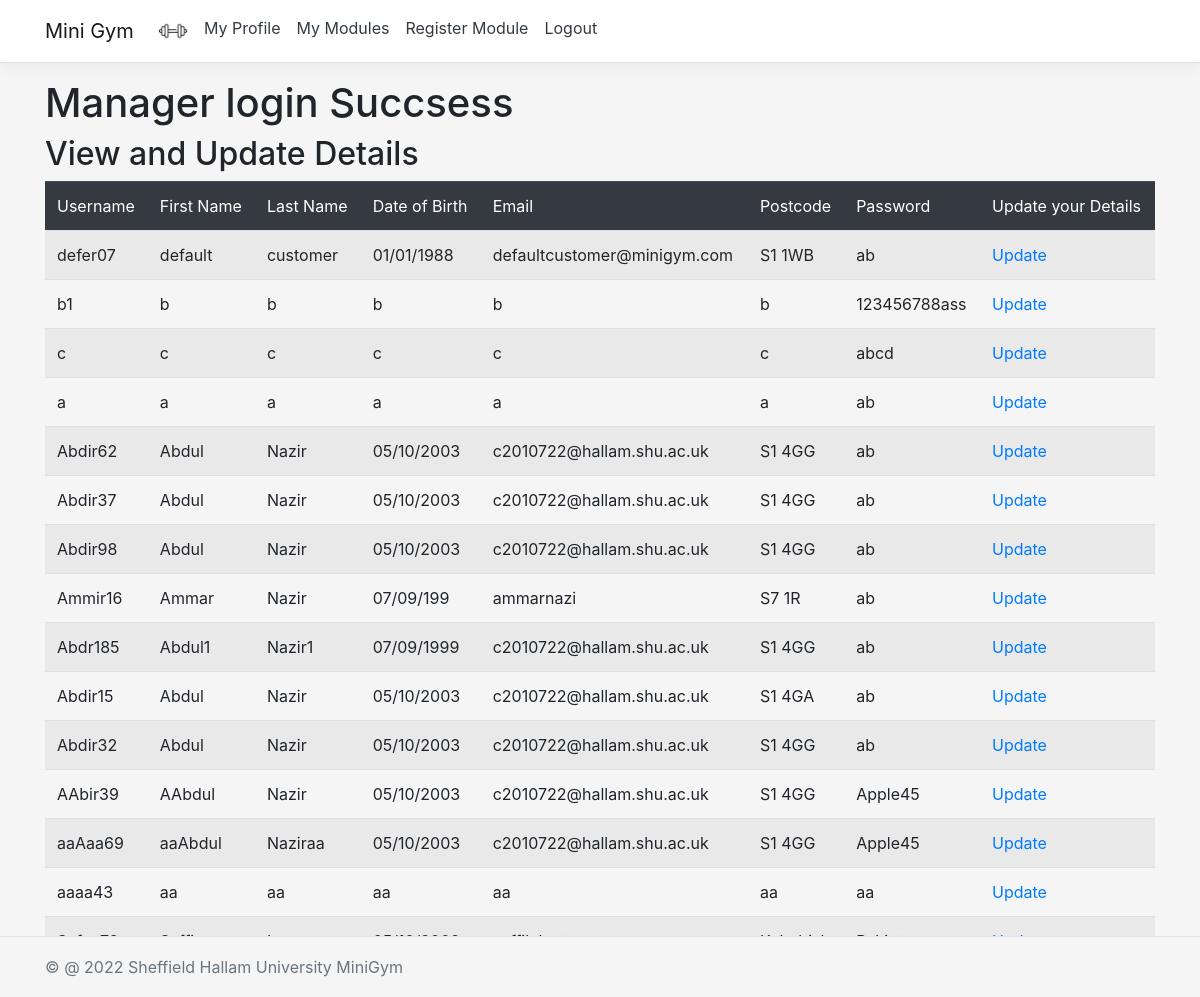
Screenshot of /MiniGym_Website_C2010722/managerindex.php with the database file from the repository.
### tables this page shows
CREATE TABLE "customer" (
	"username"	TEXT NOT NULL,
	"fname"	TEXT NOT NULL,
	"lname"	TEXT NOT NULL,
	"datebirth"	TEXT NOT NULL,
	"email"	TEXT NOT NULL,
	"postcode"	TEXT NOT NULL,
	"password"	TEXT NOT NULL,
	PRIMARY KEY("username")
);

### MiniGym_Website_C2010722/viewUserSQL.php (called while the page is built)
<?php
function getUsers (){
    $db = new SQLITE3('C:\\xampp\minigym_database\\miniGym_database.db');
    $sql = "SELECT * FROM customer";
    $stmt = $db->prepare($sql);
    $result = $stmt->execute();
    while ($row = $result->fetchArray()){
        $arrayResult [] = $row;
    }
    return $arrayResult;
}

### MiniGym_Website_C2010722/managerindex.php (the view, shortened to what this page needs)
<?php
include_once("viewUserSQL.php");
$user = getUsers ();
?>
<!doctype html>
<html lang="en">
  <head>
    <link rel="stylesheet" href="site.css" />
    <link rel="stylesheet" href="https://stackpath.bootstrapcdn.com/bootstrap/4.3.1/css/bootstrap.min.css">
  </head>
<body class="bgColor">
	<header>
			<nav class="navbar navbar-expand-sm navbar-toggleable-sm navbar-light bg-white border-bottom box-shadow mb-3">
				<div class="container">
					<a class="navbar-brand" href="/MiniGym_Website_C2010722/Index.php">Mini Gym</a>
					<div class="navbar-collapse collapse d-sm-inline-flex flex-sm-row-reverse">
						<ul class="navbar-nav flex-grow-1">
							<li class="nav-item">
								<a class="nav-link text-dark" href="/MiniGym_Website_C2010722/">
									<img border="0" alt="User Icon" src="/MiniGym_Website_C2010722/homeicon.png" width="30" height="30">
								</a>
							</li>
							<li class="nav-item">
								<a class="nav-link text-dark" href="/MiniGym_Website_C2010722/login.php">My Profile</a>
							</li>
							<li class="nav-item">
								<a class="nav-link text-dark" href="/MiniGym_Website_C2010722/customerforgotpassword.php">My Modules</a>
							</li>
							<li class="nav-item">
								<a class="nav-link text-dark" href="/MiniGym_Website_C2010722/createUserPage.php">Register Module</a>
							</li>
							<li class="nav-item">
								<a class="nav-link text-dark" href="/MiniGym_Website_C2010722/staffandmanagerlogin.php">Logout</a>
							</li>
						</ul>
					</div>
				</div>
			</nav>
	</header>
	<div class="container">
        	<main role="main" class="pb-3">
            <h1>Manager login Succsess</h1>
        	<h2>View and Update Details</h2>
        	            <div class="row">
                        <div class="col-12">
                            <table class="table table-striped">
                                    <thead class="table-dark">
                                    <td>Username</td>
                                    <td>First Name</td>
                                    <td>Last Name</td>
                                    <td>Date of Birth</td>
                                    <td>Email</td>
                                    <td>Postcode</td>
                                    <td>Password</td>
                                    <td>Update your Details</td>
                                </thead>
                                <?php
                                    for ($i=0; $i<count($user); $i++):
                                ?>
                                <tr>
                                    <td><?php echo $user[$i]['username']?></td>
                                    <td><?php echo $user[$i]['fname']?></td>
                                    <td><?php echo $user[$i]['lname']?></td>
                                    <td><?php echo $user[$i]['datebirth']?></td>
                                    <td><?php echo $user[$i]['email']?></td>
                                    <td><?php echo $user[$i]['postcode']?></td>
                                    <td><?php echo $user[$i]['password']?></td>
                                    <td><a href="updatecustomer.php?username=<?php echo $user[$i]['username']; ?>">Update</a></td>
                                </tr>
                                <?php endfor;?>
                            </table>
		</main>
	</div>
<?php require("Footer.php");?>

### MiniGym_Website_C2010722/Footer.php (shortened to what this page needs)
    <footer  class="border-top footer text-muted">
            <div class="container">
                &copy; @ 2022 Sheffield Hallam University MiniGym
            </div>
    </footer>
</body>
</html>

### MiniGym_Website_C2010722/site.css (style rules this page uses)
a.navbar-brand { white-space: normal; text-align: center; word-break: break-all; }
a { color: #1b6ec2; }
html { font-size: 14px; }
@media (min-width: 768px) { html { font-size: 16px; } }
.border-top { border-top: 1px solid #e5e5e5; }
.border-bottom { border-bottom: 1px solid #e5e5e5; }
.box-shadow { box-shadow: 0 .25rem .75rem rgba(0, 0, 0, .05); }
html { position: relative; min-height: 100%; }
body { margin-bottom: 60px; }
.footer { position: absolute; bottom: 0; width: 100%; white-space: nowrap; line-height: 60px; background-color: whitesmoke; }
.bgColor { background-color: whitesmoke; }
.container { min-height: 100%; }

### rows the page displays
customer: username "defer07", fname "default", lname "customer", datebirth "01/01/1988", email "defaultcustomer@minigym.com", postcode "S1 1WB", password "ab"
customer: username "b1", fname "b", lname "b", datebirth "b", email "b", postcode "b", password "123456788ass"
customer: username "c", fname "c", lname "c", datebirth "c", email "c", postcode "c", password "abcd"
customer: username "a", fname "a", lname "a", datebirth "a", email "a", postcode "a", password "ab"
customer: username "Abdir62", fname "Abdul", lname "Nazir", datebirth "05/10/2003", email "c2010722@hallam.shu.ac.uk", postcode "S1 4GG", password "ab"
customer: username "Abdir37", fname "Abdul", lname "Nazir", datebirth "05/10/2003", email "c2010722@hallam.shu.ac.uk", postcode "S1 4GG", password "ab"
customer: username "Abdir98", fname "Abdul", lname "Nazir", datebirth "05/10/2003", email "c2010722@hallam.shu.ac.uk", postcode "S1 4GG", password "ab"
customer: username "Ammir16", fname "Ammar", lname "Nazir", datebirth "07/09/199", email "ammarnazi", postcode "S7 1R", password "ab"
customer: username "Abdr185", fname "Abdul1", lname "Nazir1", datebirth "07/09/1999", email "c2010722@hallam.shu.ac.uk", postcode "S1 4GG", password "ab"
customer: username "Abdir15", fname "Abdul", lname "Nazir", datebirth "05/10/2003", email "c2010722@hallam.shu.ac.uk", postcode "S1 4GA", password "ab"
customer: username "Abdir32", fname "Abdul", lname "Nazir", datebirth "05/10/2003", email "c2010722@hallam.shu.ac.uk", postcode "S1 4GG", password "ab"
customer: username "AAbir39", fname "AAbdul", lname "Nazir", datebirth "05/10/2003", email "c2010722@hallam.shu.ac.uk", postcode "S1 4GG", password "Apple45"
customer: username "aaAaa69", fname "aaAbdul", lname "Naziraa", datebirth "05/10/2003", email "c2010722@hallam.shu.ac.uk", postcode "S1 4GG", password "Apple45"
customer: username "aaaa43", fname "aa", lname "aa", datebirth "aa", email "aa", postcode "aa", password "aa"
